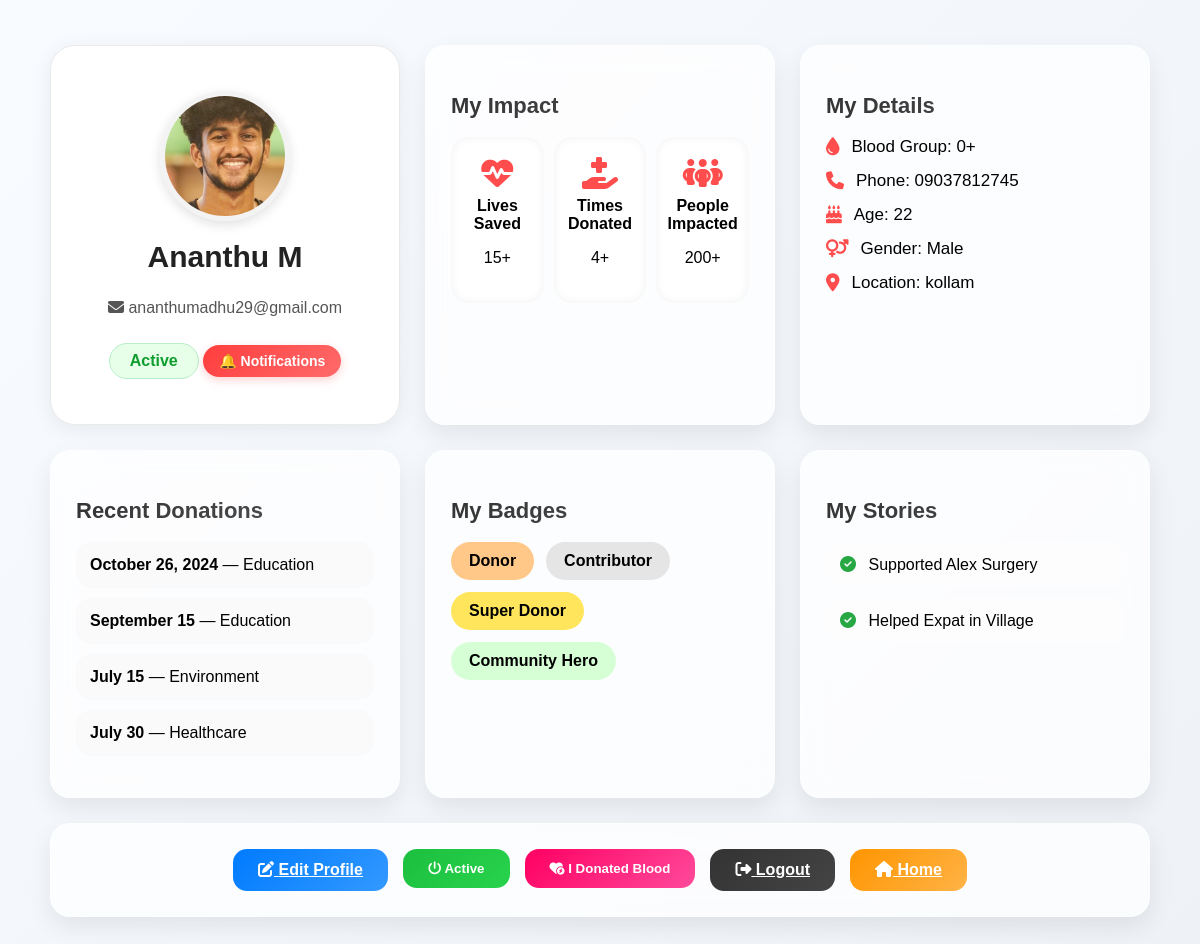
/health_service_portal/donor_profile/ (signed in), run on the app's committed database.
### webapp/models.py (models this page shows, shortened)
class DonorRegistrationDb(models.Model):
    Name = models.CharField(max_length=100, null=True, blank=True)
    Email = models.EmailField(unique=True, null=True, blank=True)
    phone = models.CharField(max_length=15, null=True, blank=True)
    BloodGroup = models.CharField(max_length=10, null=True, blank=True)
    Location = models.CharField(max_length=200, null=True, blank=True)
    Password = models.CharField(max_length=100, null=True, blank=True)
    Confirm_password = models.CharField(max_length=100, null=True, blank=True)
    Age = models.IntegerField(null=True, blank=True)
    Gender = models.CharField(max_length=10, null=True, blank=True)
    Image = models.ImageField(upload_to='donor_images/', null=True, blank=True)
    is_active = models.BooleanField(default=True)
    system_inactive = models.BooleanField(default=False)
    last_donation_date = models.DateField(null=True, blank=True)

### webapp/views.py (the view)
# urls.py: path('donor_profile/',views.donor_profile,name="donor_profile"),
def donor_profile(request):
    donor_id = request.session.get('donor_id')
    if not donor_id:
        return redirect('donor_login_page')  # Ensure donor is logged in
    donor = DonorRegistrationDb.objects.get(id=donor_id)
    if donor.last_donation_date:
        cooldown_end = donor.last_donation_date + timedelta(days=COOLDOWN_DAYS)
        if date.today() < cooldown_end:
            donor.system_inactive = True
            donor.is_active = False  # enforce inactive
            days_left = (cooldown_end - date.today()).days
        else:
            donor.system_inactive = False
            days_left = 0
    else:
        donor.system_inactive = False
        days_left = 0
    donor.save()
    return render(request, 'Donor_profile.html', {
        'donor': donor,
        'days_left': days_left
    })

### webapp/templates/Donor_profile.html (shortened to what this page needs)
{% load static %}
<!DOCTYPE html>
<html lang="en">
<head>
    <link rel="stylesheet" href="https://cdnjs.cloudflare.com/ajax/libs/font-awesome/6.5.0/css/all.min.css">
    <link rel="stylesheet" href="{% static 'web/assets/css/donor_profile.css' %}">
</head>
<body>
<div class="full-dashboard-wrapper">
    <div class="dashboard-container">
    <div class="dashboard-container">
    <div class="profile-header-card">
        {% if donor.Image %}
        <img src="{{ donor.Image.url }}" class="profile-img" alt="{{ donor.Name }}">
        {% else %}
        <img src="{% static 'images/default-avatar.png' %}" class="profile-img" alt="Avatar">
        {% endif %}
        <h2 class="profile-name">{{ donor.Name }}</h2>
        <p class="profile-email"><i class="fa-solid fa-envelope"></i> {{ donor.Email }}</p>
        <span class="status-badge {% if donor.is_active %}active-badge{% else %}inactive-badge{% endif %}">
            {{ donor.is_active|yesno:"Active,Inactive" }}
        </span>
        <a href="{% url 'donor_notifications' %}" class="notif-btn">
            🔔 Notifications
        </a>
    </div>
    <div class="card impact-card">
        <h3 class="card-title">My Impact</h3>
        <div class="impact-grid">
            <div class="impact-box">
                <i class="fa-solid fa-heart-pulse"></i>
                <h4>Lives Saved</h4>
                <p>15+</p>
            </div>
            <div class="impact-box">
                <i class="fa-solid fa-hand-holding-medical"></i>
                <h4>Times Donated</h4>
                <p>4+</p>
            </div>
            <div class="impact-box">
                <i class="fa-solid fa-people-group"></i>
                <h4>People Impacted</h4>
                <p>200+</p>
            </div>
        </div>
    </div>
    <div class="card details-card">
        <h3 class="card-title">My Details</h3>
        <div class="detail-item"><i class="fa-solid fa-droplet"></i> Blood Group: {{ donor.BloodGroup }}</div>
        <div class="detail-item"><i class="fa-solid fa-phone"></i> Phone: {{ donor.phone }}</div>
        <div class="detail-item"><i class="fa-solid fa-cake-candles"></i> Age: {{ donor.Age }}</div>
        <div class="detail-item"><i class="fa-solid fa-venus-mars"></i> Gender: {{ donor.Gender }}</div>
        <div class="detail-item"><i class="fa-solid fa-location-dot"></i> Location: {{ donor.Location }}</div>
    </div>
    <div class="card donation-card">
        <h3 class="card-title">Recent Donations</h3>
        <ul class="donation-list">
            <li><strong>October 26, 2024</strong> — Education</li>
            <li><strong>September 15</strong> — Education</li>
            <li><strong>July 15</strong> — Environment</li>
            <li><strong>July 30</strong> — Healthcare</li>
        </ul>
    </div>
    <div class="card badges-card">
        <h3 class="card-title">My Badges</h3>
        <div class="badge-container">
            <span class="badge bronze">Donor</span>
            <span class="badge silver">Contributor</span>
            <span class="badge gold">Super Donor</span>
            <span class="badge green">Community Hero</span>
        </div>
    </div>
    <div class="card stories-card">
        <h3 class="card-title">My Stories</h3>
        <div class="story-item"><i class="fa-solid fa-circle-check"></i> Supported Alex Surgery</div>
        <div class="story-item"><i class="fa-solid fa-circle-check"></i> Helped Expat in Village</div>
    </div>
    <div class="card action-card">
        <a href="{% url 'edit_donor_profile' donor.id %}" class="main-btn edit-btn">
            <i class="fa-solid fa-pen-to-square"></i> Edit Profile
        </a>
        <form method="POST" action="{% url 'toggle_donor_status' %}">
            <button type="submit" class="main-btn {% if donor.is_active %}active-btn{% else %}inactive-btn{% endif %}">
                <i class="fa-solid fa-power-off"></i>
                {{ donor.is_active|yesno:"Active,Inactive" }}
            </button>
        </form>
        <form method="POST" action="{% url 'mark_donated' %}">
            <button class="main-btn donate-btn">
                <i class="fa-solid fa-heart-circle-bolt"></i> I Donated Blood
            </button>
        </form>
        <a href="{% url 'donor_logout' %}" class="main-btn logout-btn">
            <i class="fa-solid fa-right-from-bracket"></i> Logout
        </a>
        <a href="{% url 'Home' %}" class="main-btn home-btn">
            <i class="fa-solid fa-house"></i> Home
        </a>
    </div>
    </div>
    </div>
</div>
</body>
</html>

### webapp/static/web/assets/css/donor_profile.css (style rules this page uses)
body { margin: 0; padding: 0; background: linear-gradient(135deg, #f8fbff, #eef2f7); font-family: "Poppins", sans-serif; display: flex; justify-content: center; }
.full-dashboard-wrapper { width: 100%; display: flex; justify-content: center; padding: 45px 20px; }

### data on the page
DonorRegistrationDb: Image (picture), Name "Ananthu M", Email "ananthumadhu29@gmail.com", is_active "Active", BloodGroup "0+", phone "09037812745", Age "22", Gender "Male", Location "kollam"
